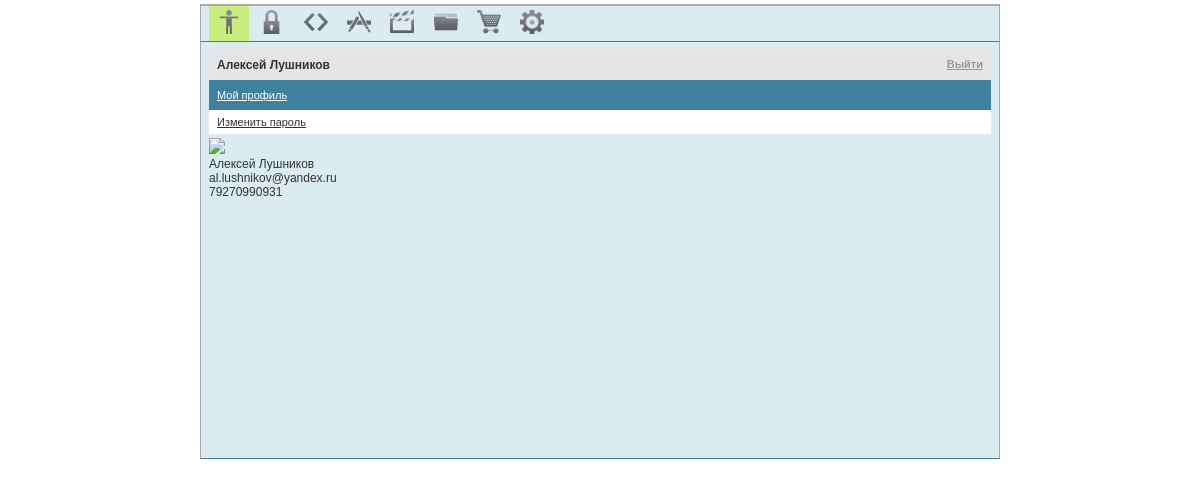
Page /admin/index.php (signed in) on the committed database.
### tables this page shows
CREATE TABLE `user` (
  `id_user` int(11) NOT NULL AUTO_INCREMENT,
  `first_name` text,
  `last_name` text,
  `patronymic` text,
  `photo` text,
  `info` text,
  `country` text,
  `sity` text,
  `zip_code` varchar(10) DEFAULT NULL,
  `street` text,
  `house` varchar(10) DEFAULT NULL,
  `composition` varchar(10) DEFAULT NULL,
  `building` varchar(10) DEFAULT NULL,
  `flat` varchar(10) DEFAULT NULL,
  `office` varchar(10) DEFAULT NULL,
  `phone` text,
  `email` text,
  `password` text,
  `counter` int(11) DEFAULT NULL,
  `date_registration` timestamp NULL DEFAULT NULL,
  `activated` tinyint(1) DEFAULT NULL,
  `date_last_activity` timestamp NULL DEFAULT NULL,
  `deleted` tinyint(1) NOT NULL DEFAULT '0',
  `cash` int(11) DEFAULT '0',
  `cash_last_date` datetime DEFAULT NULL COMMENT 'Дата, когда мастер последний раз забирал деньги',
  `cash_last_money` float DEFAULT NULL,
  PRIMARY KEY (`id_user`)
);

### common/connect.php (called while the page is built, shortened)
<?php
$dbname = "sportclass";
?>

### common/CUser.php (called while the page is built, shortened)
<?php
include 'CRole.php';
class CUser {
    protected $first_name = false;
    protected $last_name = false;
    protected $photo = false;
    protected $phone = false;
    protected $email = false;
    protected $roles = array();
    public function __construct($id_user) {
        $result = mysql_query("SELECT * FROM `user` WHERE `id_user`='$id_user'");
        $row = mysql_fetch_array($result);
        $this->id_user = $id_user;
        $this->first_name = $row['first_name'];
        $this->last_name = $row['last_name'];
        $this->photo = $row['photo'];
        $this->phone = $row['phone'];
        $this->email = $row['email'];
        $result = mysql_query("SELECT * FROM `user_role` WHERE `id_user`='$this->id_user'") or die("!user");
        while ($row = mysql_fetch_array($result)) {
            array_push($this->roles, new CRole($row['id_role']));
        }
    }
    public function photo() {
        return $this->photo;
    }
    public function first_name() {
        return $this->first_name;
    }
    public function last_name() {
        return $this->last_name;
    }
    public function phone() {
        return $this->phone;
    }
    public function email() {
        return $this->email;
    }
    public function has_permission($permissions, $write_log = 1) {
        $read = 0;
        $write = 0;
        $key = 0;
        foreach ($permissions as $permission) {
            foreach ($permission as $id_permission => $perm) {
                foreach ($this->roles as $role) {
                    if ($role->has_permission_write($id_permission))
                        $write = 1;
                    if ($role->has_permission_read($id_permission))
                        $read = 1;
                    if ($perm['read']) {
                        if ($read || $write)
                            $key = 1;
                        else {
                            $key = 0;
                            continue;
                        }
                    }
                    $read = 0;
                    $write = 0;
                    if ($key)
                        break;
                }
            }
            if (!$key) {
                return false;
            }
        }
        return true;
    }
}
?>

### common/CRole.php (called while the page is built, shortened)
<?php
include 'CPermission.php';
class CRole {
    private $id_role = false;
    private $permissions = array();
    public function __construct($id_role = 0) {
        $result = mysql_query("SELECT * FROM `role` WHERE `id_role`='$id_role'");
        $row = mysql_fetch_array($result);
        $this->id_role = $id_role;
        $result = mysql_query("SELECT * FROM `role_permission` WHERE `id_role`='$this->id_role'") or die(mysql_error());
        while ($row = mysql_fetch_array($result)) {
            array_push($this->permissions, new CPermission($row['id_permission']));
        }
    }
    public function has_permission_read($id_permission) {
        $result = mysql_query("SELECT * FROM `role_permission` WHERE `id_role`='$this->id_role' AND `id_permission`='$id_permission'") or die(mysql_error());
        $row = mysql_fetch_array($result);
        if (!$row)
            return false;
        settype($row['read'], "bool");
        return $row['read'];
    }
    public function has_permission_write($id_permission) {
        $result = mysql_query("SELECT * FROM `role_permission` WHERE `id_role`='$this->id_role' AND `id_permission`='$id_permission'") or die(mysql_error());
        $row = mysql_fetch_array($result);
        if (!$row)
            return false;
        settype($row['write'], "bool");
        return $row['write'];
    }
}
?>

### common/CPermission.php (called while the page is built, shortened)
<?php
class CPermission {
    public function __construct($id_permission = 0) {
        $result = mysql_query("SELECT * FROM `permission` WHERE `id_permission`='$id_permission'");
        $row = mysql_fetch_array($result);
    }
}
?>

### common/CPage.php (called while the page is built, shortened)
<?php
abstract class CPage {
        ?>
        <?php
    public function menu() {
        return $this->_menu();
    }
    public function description() {
        if (function_exists('p_description'))
            return p_description();
    }
    public function content() {
        if (function_exists('p_content'))
            return p_content();
    }
}
?>

### admin/_my_profile.php (the view, shortened to what this page needs)
<?php
function p_permission() {
    return array(array("9" => array("write" => "0", "read" => "1")));
}
function p_description() {
    $id_user = (int) $_SESSION['id_user'];
    $user = new CUser($id_user);
    return $user->first_name()." ".$user->last_name();
}
function p_dark_block() {
    $id_user = (int) $_SESSION['id_user'];
    $user = new CUser($id_user);
    if ($user->has_permission(array(array("9" => array("write" => "0", "read" => "1"))), 0)) {
        ?>
        <a href="index.php?p=my_profile">Мой профиль</a>
        <?php
    }
    if ($user->has_permission(array(array("10" => array("write" => "0", "read" => "1"))), 0)) {
        ?>
        <a href="index.php?p=my_product">Мои товары</a>
        <a href="index.php?p=my_cash">Моя касса (<?php
        echo $user->cash();
        ?> руб)
        </a>
        <?php
    }
}
function p_navigation() {
    ?>
    <a href="index.php?p=change_pwd">Изменить пароль</a>
    <?php
}
function p_content() {
    $id_user = (int) $_SESSION['id_user'];
    $user = new CUser($id_user);
    ?>
    <div id="profile">
        <p id="photo"><img src="../img/master/<?php echo $user->photo(); ?>" /></p>
        <p><?php echo $user->first_name() . " " . $user->last_name(); ?></p>
        <p><?php echo $user->email(); ?> </p>
        <p><?php echo $user->phone(); ?> </p>
    </div>
    <?php
}
?>

### admin/index.php (shortened to what this page needs)
<?php
include 'CPage_be.php';
$p = "my_profile";
$page = new CPage_be($p);
?>
<!DOCTYPE html>
<html>
    <head>
        <?php echo $page->head(); ?>
    </head>
    <body>
        <div id="wrapper" class="width">
            <div id="menu" class="block">
                <div class="content">
                    <?php echo $page->menu(); ?>
                </div>
            </div>
            <div id="content" class="block">
                <div class="content">
                    <div class='header'><?php echo $page->description(); ?><a style="float: right;" class='small_grey' href='out.php'>Выйти</a></div>
                    <div class='dark_block'><?php echo $page->dark_block(); ?></div>
                    <div class='navigation'><?php echo $page->navigation(); ?></div>
                    <?php echo $page->content(); ?>
                </div>
            </div>
        </div>
    </body>
</html>

### admin/css/general.css (style rules this page uses)
* { margin: 0; padding: 0; direction: ltr; font-family: tahoma, arial, verdana, sans-serif, Lucida Sans; font-size: 12px; color: #333333; }
html,body { background-color: white; }
#wrapper { margin-top: 4px; border-top: 2px solid #aaaaaa; }
.width { margin: 0 auto; width: 800px; }
.block { background-color: #dcebf2; border-bottom: 1px solid #3e809d ; border-left: 1px solid #aaaaaa ; border-right: 1px solid #aaaaaa ; }
.block:last-of-type { margin-bottom: 8px; }
.content { padding: 8px; }
#content .content { min-height: 400px; }
#menu .content { padding: 0; }
a { cursor: pointer; }
img, iframe { border: none; }
.small_grey { font-size: 11px; color: #999999; margin-left: 8px; }
.dark_block { background-color: #3e809d; padding: 8px; }
.dark_block a { color: white; margin-right: 16px; font-size: 11px; }
.navigation { background-color: #ffffff; margin-bottom: 4px; }
.navigation > * { padding: 6px 8px; display: inline-block; }
.navigation a { font-size: 11px; }
.header { background-color: #e5e5e5; font-weight: bold; padding: 8px; }

### rows in the picture
user: $page->description() "Алексей Лушников", first_name "Алексей", last_name "Лушников", email "al.lushnikov@yandex.ru", phone "79270990931"
